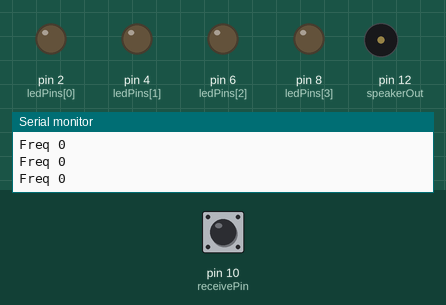
The sketch below on a simulated Arduino Uno, built with avr-gcc and run on an emulated ATmega328P. Shown: output pins drawn as LEDs (lit = HIGH), buzzer (waves = sounding), the last lines printed to the serial monitor. Inputs (shaded band) come from the test bench; at power-on: pin 10 (receivePin) HIGH.

Above: at 1.2 s.
1.3 s: pin 10 (receivePin) pulled LOW for 1 s
At 1.8 s:
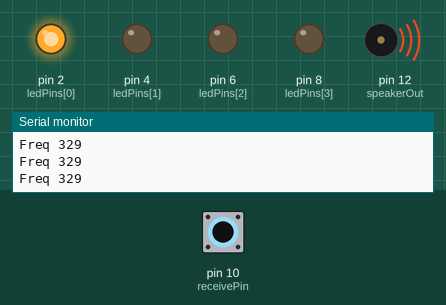
3.8 s: pin 10 (receivePin) pulled LOW for 0.15 s
At 3.89 s:
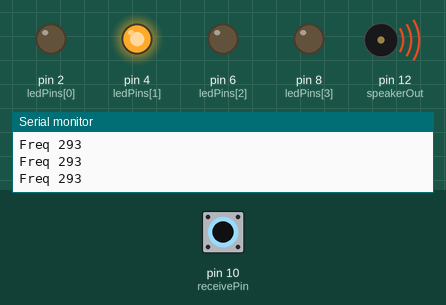
5.4 s: pin 10 (receivePin) pulled LOW for 3.2 s
At 6.1 s:
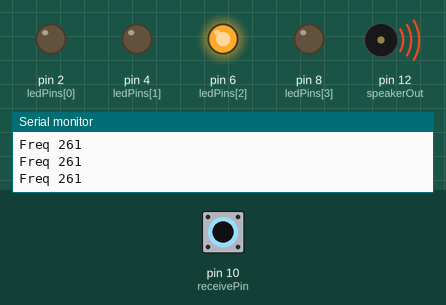
10.1 s: pin 10 (receivePin) pulled LOW for 0.15 s
At 10.19 s:
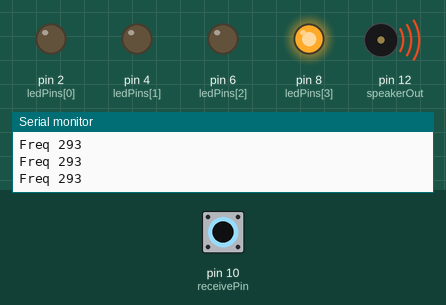
Timing chart, 0 to 12.7 s (numbered marks = the images above; inputs shaded):
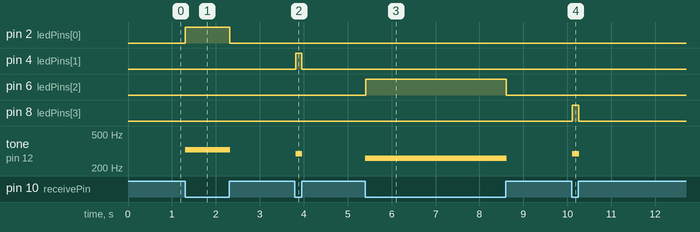

The sketch:

recruiting2012_music.ino
```cpp
/**
----------------------------------------------------------------
Play Melody by Touch
written by victoria wu
summer 2012

Cycle through a melody using a touch sensor.
Uses CapSense libarry - http://www.arduino.cc/playground/Main/CapSense
----------------------------------------------------------------
*/

/*
--------------------------------------------
Note Frequencies taken from
http://www.phy.mtu.edu/~suits/notefreqs.html
*/

#define c4 261
#define d4 293
#define e4 329
#define f4 349
#define g4 392
#define a4 440
#define b4 493
#define c5 523

#include <CapSense.h>

/**
--------------------------------------------
pin definitions

Speaker-   speakerOut -> speaker -> ground
Capsense-  sendPin -> 10 megohm resistor -> foil -> receive pin
*/

int speakerOut = 12;		//Speaker
int sendPin = 11;      	//Capsense
int receivePin = 10;

int ledPins[] = {2,4,6,8};						//PINS for LEDs
int ledSize = sizeof(ledPins)/sizeof(int);
int ledCounter = 0;							//keep track of which LED to light

/**
--------------------------------------------
init
*/

CapSense   cs_4_2 = CapSense(sendPin,receivePin);
//int melody[] = {  c4, d4, e4, f4, g4, a4, b4, c5};  //c scale
int melody[] = {e4, d4, c4, d4, e4, e4, e4, d4, d4, d4, e4, g4, g4,
                e4, d4, c4, d4, e4, e4, e4, e4, d4, d4, e4, d4, c4};  //mary had a little lamb
/*
int melody[] = {c4, c4, g4, g4, a4, a4, g4, f4, f4, e4, e4, d4, d4, c4,
                g4, g4, f4, f4, e4, e4, d4, g4, g4, f4, f4, e4, e4, d4,
                c4, c4, g4, g4, a4, a4, g4, f4, f4, e4, e4, d4, d4, c4};  //twinkle twinkle little star
*/

int melodySize =  sizeof(melody)/sizeof(int);
int melCounter = 0;  			//keep track of which note of melody
enum {NONE, INCR, TOUCH};		//State - no touch, letting go, touch
int state = NONE;				//Current state


//----------------------------------------------------------------

void setup()
{

   cs_4_2.set_CS_AutocaL_Millis(0xFFFFFFFF);     // turn off autocalibrate on channel 1 - just as an example

   pinMode(speakerOut, OUTPUT);                  //set speakerOut pin to OUTPUT
   for(int i =0; i < ledSize; i++)				 //set all ledPins to OUTPUT
   {
   		pinMode(ledPins[i], OUTPUT);
   }

   Serial.begin(9600);                           //use serial for debugging

}

void loop()
{

	long start = millis();	//get time since Arduino began running current program

	//Set the next state to Touch if a touch is sensed
	//200 is an arbitrary number, will depend on the CapSense sensor
    if(cs_4_2.capSense(30) > 200)
        state = TOUCH;


    switch(state)
    {

		//TOUCH state - while you are touching sensor.
		case (TOUCH):
		{
			//Playing the note
			int freq = melody[melCounter];	//Set freq to note in melody array
			tone(speakerOut, freq);			//Play note from speaker
			Serial.print("Freq ");
			Serial.print(freq);

			//Lighting up an LED as well
			digitalWrite(ledPins[ledCounter], HIGH);	//set LED on

			state = INCR; 				//Set next state to INCR
			break;
		}
		case(INCR):
		{
			if(melCounter < melodySize - 1)	//Set to play next note
				melCounter++;
			else
				melCounter = 0;
			Serial.print(" \t MEL COUNTER: ");
			Serial.print(melCounter);

			digitalWrite(ledPins[ledCounter], LOW);	//Stop lighting up LED
			Serial.print("LED ");
			Serial.print(0);
			Serial.print("\t ");

			if(ledCounter < ledSize - 1)	//Set to light up next LED
				ledCounter++;
			else
				ledCounter = 0;

			state = NONE;
			break;
		}
		case (NONE):
		{
			noTone(speakerOut);			//Stop playing note from speaker
			Serial.print("Freq ");
			Serial.print(0);
			Serial.print("\t ");

			break;
		}
    }

	Serial.print("\n");

    delay(10);                         	//arbitrary delay
}


/**
------------------------------------------------------
More Ideas
-Have pitch dependent on time of sensor contact
-Play random tones
-Have CapSense sensor control pitch
------------------------------------------------------
*/


/*
Buzz function
Buzzer example function for the CEM-1203 buzzer (Sparkfun's part #COM-07950).
by Rob Faludi
http://www.faludi.com
*/
void buzz(int targetPin, long frequency, long length) {
    long delayValue = 1000000/frequency/2; // calculate the delay value between transitions

	//// 1 second's worth of microseconds, divided by the frequency, then split in half since
    //// there are two phases to each cycle
    long numCycles = frequency * length/ 1000; // calculate the number of cycles for proper timing

	//// multiply frequency, which is really cycles per second, by the number of seconds to
    //// get the total number of cycles to produce
    for (long i=0; i < numCycles; i++){ 	// for the calculated length of time...
        digitalWrite(targetPin,HIGH); 		// write the buzzer pin high to push out the diaphram
        delayMicroseconds(delayValue); 		// wait for the calculated delay value
        digitalWrite(targetPin,LOW); 		// write the buzzer pin low to pull back the diaphram
        delayMicroseconds(delayValue); 		// wait again for the calculated delay value
    }
}
```

Measured:
- after the input at 1.3 s, pin 2 (ledPins[0]): LOW → HIGH at once, → LOW 1.0 s later; tone on pin 12 (speakerOut): silent → 329 Hz at once, → silent 1.0 s later
- after the input at 3.8 s, pin 4 (ledPins[1]): LOW → HIGH at once, → LOW 0.15 s later; tone on pin 12 (speakerOut): silent → 293 Hz at once, → silent 0.16 s later
- after the input at 5.4 s, pin 6 (ledPins[2]): LOW → HIGH at once, → LOW 3.2 s later; tone on pin 12 (speakerOut): silent → 261 Hz at once, → silent 3.2 s later
- after the input at 10.1 s, pin 8 (ledPins[3]): LOW → HIGH at once, → LOW 0.15 s later; tone on pin 12 (speakerOut): silent → 293 Hz at once, → silent 0.16 s later
